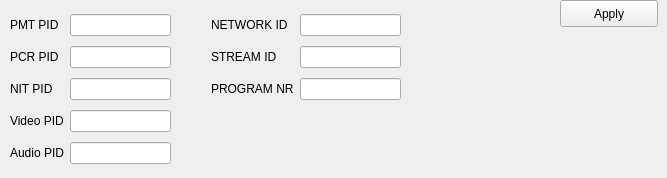
    <widget class="QWidget" name="tab_tp">
     <attribute name="title">
      <string>PIDs</string>
     </attribute>
     <widget class="QPushButton" name="pushButtonApplyTPInfo">
      <property name="geometry">
       <rect>
        <x>560</x>
        <y>0</y>
        <width>98</width>
        <height>27</height>
       </rect>
      </property>
      <property name="text">
       <string>Apply</string>
      </property>
     </widget>
     <widget class="QWidget" name="gridLayoutWidget_14">
      <property name="geometry">
       <rect>
        <x>10</x>
        <y>10</y>
        <width>391</width>
        <height>159</height>
       </rect>
      </property>
      <layout class="QGridLayout" name="gridLayout_14">
       <item row="0" column="1">
        <widget class="QLineEdit" name="lineEditPmtPID"/>
       </item>
       <item row="3" column="2">
        <spacer name="horizontalSpacer_7">
         <property name="orientation">
          <enum>Qt::Horizontal</enum>
         </property>
         <property name="sizeHint" stdset="0">
          <size>
           <width>40</width>
           <height>20</height>
          </size>
         </property>
        </spacer>
       </item>
       <item row="1" column="2">
        <spacer name="horizontalSpacer_5">
         <property name="orientation">
          <enum>Qt::Horizontal</enum>
         </property>
         <property name="sizeHint" stdset="0">
          <size>
           <width>40</width>
           <height>20</height>
          </size>
         </property>
        </spacer>
       </item>
       <item row="0" column="4">
        <widget class="QLineEdit" name="lineEditNetworkID"/>
       </item>
       <item row="1" column="4">
        <widget class="QLineEdit" name="lineEditStreamID"/>
       </item>
       <item row="0" column="0">
        <widget class="QLabel" name="label_43">
         <property name="text">
          <string>PMT PID</string>
         </property>
        </widget>
       </item>
       <item row="0" column="3">
        <widget class="QLabel" name="label">
         <property name="text">
          <string>NETWORK ID</string>
         </property>
        </widget>
       </item>
       <item row="1" column="3">
        <widget class="QLabel" name="label_7">
         <property name="text">
          <string>STREAM ID</string>
         </property>
        </widget>
       </item>
       <item row="2" column="2">
        <spacer name="horizontalSpacer_6">
         <property name="orientation">
          <enum>Qt::Horizontal</enum>
         </property>
         <property name="sizeHint" stdset="0">
          <size>
           <width>40</width>
           <height>20</height>
          </size>
         </property>
        </spacer>
       </item>
       <item row="0" column="2">
        <spacer name="horizontalSpacer_4">
         <property name="orientation">
          <enum>Qt::Horizontal</enum>
         </property>
         <property name="sizeHint" stdset="0">
          <size>
           <width>40</width>
           <height>20</height>
          </size>
         </property>
        </spacer>
       </item>
       <item row="2" column="3">
        <widget class="QLabel" name="label_49">
         <property name="text">
          <string>PROGRAM NR</string>
         </property>
        </widget>
       </item>
       <item row="2" column="4">
        <widget class="QLineEdit" name="lineEditProgramNr"/>
       </item>
       <item row="1" column="0">
        <widget class="QLabel" name="label_21">
         <property name="text">
          <string>PCR PID</string>
         </property>
        </widget>
       </item>
       <item row="1" column="1">
        <widget class="QLineEdit" name="lineEditPCRPID"/>
       </item>
       <item row="2" column="0">
        <widget class="QLabel" name="label_48">
         <property name="text">
          <string>NIT PID</string>
         </property>
        </widget>
       </item>
       <item row="2" column="1">
        <widget class="QLineEdit" name="lineEditNitPID"/>
       </item>
       <item row="4" column="0">
        <widget class="QLabel" name="label_6">
         <property name="text">
          <string>Audio PID</string>
         </property>
        </widget>
       </item>
       <item row="4" column="1">
        <widget class="QLineEdit" name="lineEditAudioPID"/>
       </item>
       <item row="3" column="0">
        <widget class="QLabel" name="label_5">
         <property name="text">
          <string>Video PID</string>
         </property>
        </widget>
       </item>
       <item row="3" column="1">
        <widget class="QLineEdit" name="lineEditVideoPID"/>
       </item>
       <item row="4" column="2">
        <spacer name="horizontalSpacer_8">
         <property name="orientation">
          <enum>Qt::Horizontal</enum>
         </property>
         <property name="sizeHint" stdset="0">
          <size>
           <width>40</width>
           <height>20</height>
          </size>
         </property>
        </spacer>
       </item>
      </layout>
     </widget>
    </widget>
